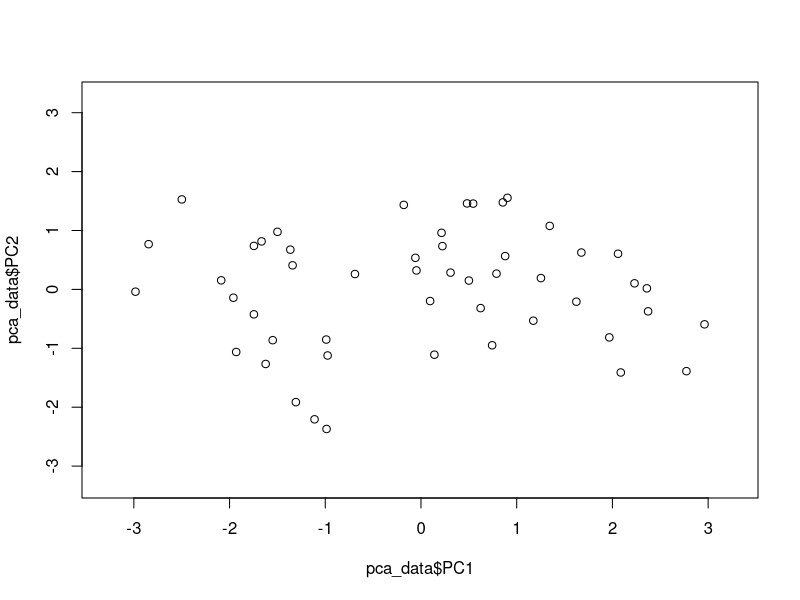

Source code (R):
# r2py crawler metadata
# package: recipes
# source_type: rd_example
# topic: step_pca.Rd
# source_file: C:\Users\bened\AppData\Local\R\win-library\4.5\recipes\help
# lines: 22

suppressPackageStartupMessages(library(recipes))
rec <- recipe(~., data = USArrests)
pca_trans <- rec |>
  step_normalize(all_numeric()) |>
  step_pca(all_numeric(), num_comp = 3)
pca_estimates <- prep(pca_trans, training = USArrests)
pca_data <- bake(pca_estimates, USArrests)

rng <- extendrange(c(pca_data$PC1, pca_data$PC2))
plot(pca_data$PC1, pca_data$PC2,
  xlim = rng, ylim = rng
)

with_thresh <- rec |>
  step_normalize(all_numeric()) |>
  step_pca(all_numeric(), threshold = .99)
with_thresh <- prep(with_thresh, training = USArrests)
bake(with_thresh, USArrests)

tidy(pca_trans, number = 2)
tidy(pca_estimates, number = 2)
tidy(pca_estimates, number = 2, type = "variance")
